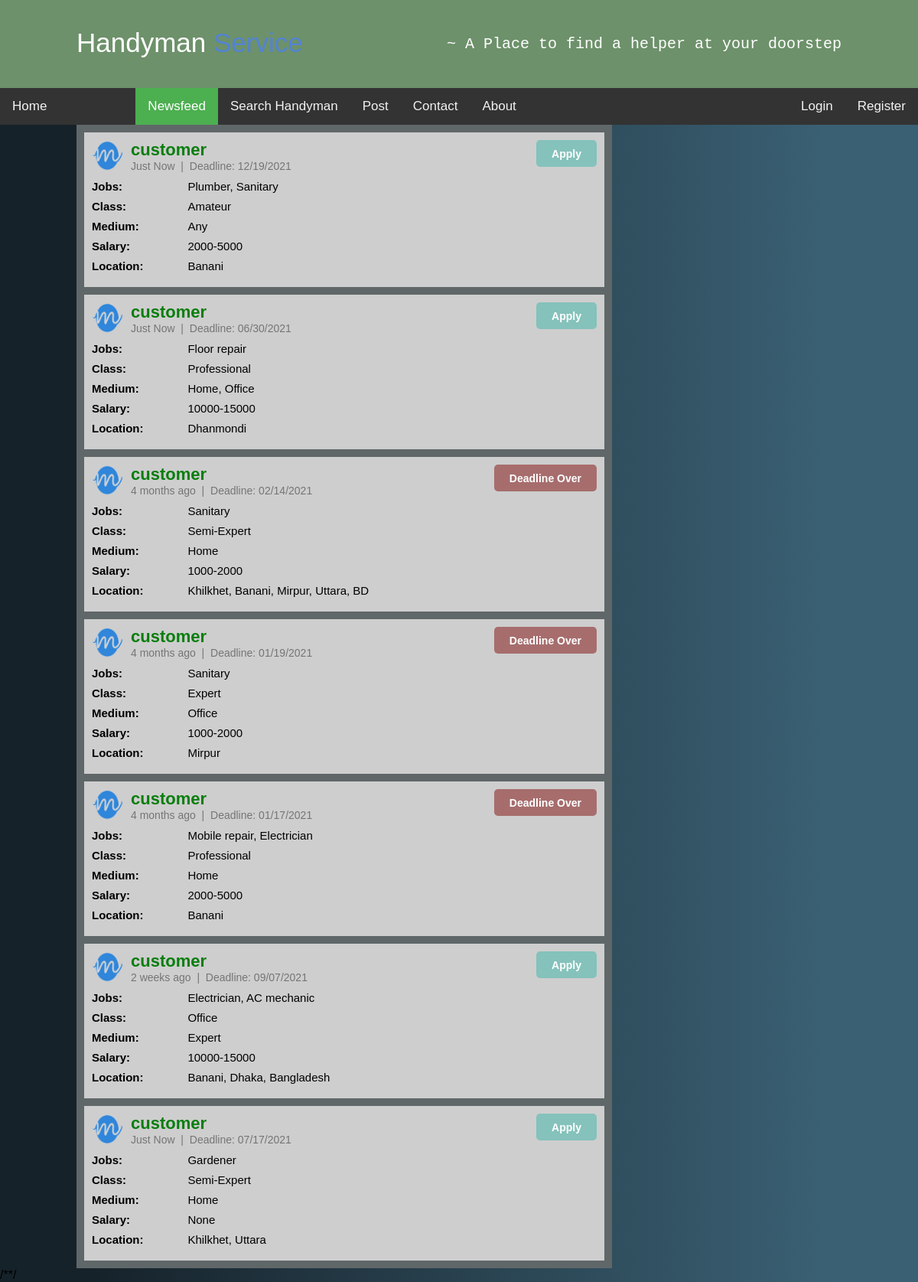
The page / on the database its author committed.
### tables this page shows
CREATE TABLE `post` (
  `id` int(11) NOT NULL,
  `postby_id` int(11) NOT NULL,
  `jobs` text NOT NULL,
  `class` text NOT NULL,
  `medium` varchar(20) NOT NULL,
  `salary` varchar(50) NOT NULL,
  `location` text NOT NULL,
  `post_time` timestamp NOT NULL DEFAULT current_timestamp() ON UPDATE current_timestamp(),
  `deadline` varchar(15) NOT NULL
);

CREATE TABLE `user` (
  `id` int(11) NOT NULL,
  `fullname` varchar(150) NOT NULL,
  `gender` varchar(6) NOT NULL,
  `email` varchar(40) NOT NULL,
  `phone` varchar(15) NOT NULL,
  `address` varchar(200) NOT NULL DEFAULT '',
  `pass` varchar(50) NOT NULL,
  `confirmcode` varchar(7) NOT NULL,
  `activation` varchar(3) NOT NULL DEFAULT '',
  `type` varchar(10) NOT NULL,
  `user_pic` text DEFAULT NULL,
  `last_logout` timestamp NOT NULL DEFAULT current_timestamp() ON UPDATE current_timestamp(),
  `online` varchar(5) NOT NULL DEFAULT 'no'
);

### inc/timeago.php (called while the page is built, shortened)
<?php
class timeago
{
    function time_ago($timestamp){
    $time_ago        = strtotime($timestamp);
    $current_time    = time();
    $time_difference = $current_time - $time_ago;
    $seconds         = $time_difference;
    $minutes = round($seconds / 60);
    $hours   = round($seconds / 3600);
    $days    = round($seconds / 86400);
    $weeks   = round($seconds / 604800);
    $months  = round($seconds / 2629440);
    $years   = round($seconds / 31553280);
    if ($seconds <= 60){
      return "Just Now";
    } else if ($minutes <= 60){
      if ($minutes == 1){
        return "1 min ago";
      } else {
        return "$minutes mins ago";
      }
    } else if ($hours <= 24){
      if ($hours == 1){
        return "1 hr ago";
      } else {
        return "$hours hrs ago";
      }
    } else if ($days <= 7){
      if ($days == 1){
        return "yesterday";
      } else {
        return "$days days ago";
      }
    } else if ($weeks <= 4.3){
      if ($weeks == 1){
        return "1 week ago";
      } else {
        return "$weeks weeks ago";
      }
    } else if ($months <= 12){
      if ($months == 1){
        return "1 month ago";
      } else {
        return "$months months ago";
      }
    } else {
      if ($years == 1){
        return "1 year ago";
      } else {
        return "$years years ago";
      }
    }
  }
}
?>

### index.php (the view, shortened to what this page needs)
<?php
 include ( "inc/connection.inc.php" );
if (!isset($_SESSION['user_login'])) {
	$user = "";
	$utype_db = "";
}
else {
	$user = $_SESSION['user_login'];
	$result = $con->query("SELECT * FROM user WHERE id='$user'");
		$get_user_name = $result->fetch_assoc();
			$uname_db = $get_user_name['fullname'];
			$utype_db = $get_user_name['type'];
}
include_once("inc/timeago.php");
$time = new timeago();
?>
<!DOCTYPE html>
<html>
<head>
	<link rel="stylesheet" type="text/css" href="css/style.css">
	<link href="css/footer.css" rel="stylesheet" type="text/css" media="all" />
	<link rel="stylesheet" type="text/css" href="css/homemenu.css">
    <link rel="stylesheet" href="https://maxcdn.bootstrapcdn.com/font-awesome/4.3.0/css/font-awesome.min.css">
</head>
<body class="body1">
<div>
	<div>
		<header class="header">
			<div class="header-cont">
				<?php
					include 'inc/banner.inc.php';
				?>
			</div>
		</header>
		</div>
		<div class="topnav">
			<a class="navlink" href="cover.php">Home</a>
			<a class="active navlink" href="index.php" style="margin: 0px 0px 0px 100px;">Newsfeed</a>
			<a class="navlink" href="search.php">Search Handyman</a>
			<?php
			if($utype_db == "handyman")
				{
				}else {
					echo '<a class="navlink" href="postform.php">Post</a>';
				}
			 ?>
			<a class="navlink" href="#contact">Contact</a>
			<a class="navlink" href="#about">About</a>
			<div style="float: right;" >
				<table>
					<tr>
						<?php
							if($user != ""){
								$resultnoti = $con->query("SELECT * FROM applied_post WHERE post_by='$user' AND customer_ck='no'");
								$resultnoti_cnt = $resultnoti->num_rows;
								if($resultnoti_cnt == 0){
									$resultnoti_cnt = "";
								}else{
									$resultnoti_cnt = '('.$resultnoti_cnt.')';
								}
								echo '<td>
							<a class="navlink" href="notification.php">Notification'.$resultnoti_cnt.'</a>
						</td>
								<td>
							<a class="navlink" href="profile.php?uid='.$user.'">'.$uname_db.'</a>
						</td>
						<td>
							<a class="navlink" href="logout.php">Logout</a>
						</td>';
							}else{
								echo '<td>
							<a class="navlink" href="login.php">Login</a>
						</td>
						<td>
							<a class="navlink" href="registration.php">Register</a>
						</td>';
							}
						?>
					</tr>
				</table>
			</div>
		</div>
	</div>
	<div class="nbody" style="margin: 0px 100px; overflow: hidden;">
		<div class="nfeedleft">
				<?php
					$todaydate = date("m/d/Y");
					$query = $con->query("SELECT * FROM post ORDER BY id DESC");
					while ($row = $query->fetch_assoc()) {
						$post_id = $row['id'];
						$postby_id = $row['postby_id'];
						$jobs = $row['jobs'];
						$jobs = str_replace(",", ", ", $jobs);
						$class = $row['class'];
						$class = str_replace(",", ", ", $class);
						$salary = $row['salary'];
						$location = $row['location'];
						$location = str_replace(",", ", ", $location);
						$post_time = $row['post_time'];
						$deadline = $row['deadline'];
						$medium = $row['medium'];
						$medium = str_replace(",", ", ", $medium);
						$query1 = $con->query("SELECT * FROM user WHERE id='$postby_id'");
						$user_fname = $query1->fetch_assoc();
						$uname_db = $user_fname['fullname'];
						$pro_pic_db = $user_fname['user_pic'];
						echo '
							<div class="nfbody">
							<div class="p_head">
							<div style="float: right;">';
								if($user!='' && $utype_db=='customer'){
								}else {
									if((strtotime($deadline) - strtotime($todaydate)) < 0){
										echo '
										<input type="submit" class="sub_button" style="margin: 0px; background-color: #a76d6d; cursor: default;" name="" value="Deadline Over" />';
									}else{
										$resultpostcheck = $con->query("SELECT * FROM applied_post WHERE post_id='$post_id' AND applied_by='$user'");
											$query_apply_cnt = $resultpostcheck->num_rows;
											if($query_apply_cnt > 0){
												echo '
											<input type="button" class="sub_button" style="margin: 0px; background-color: #a76d6d; cursor: default;" name="" value="Already Applied" />';
											}else{
											echo '<form action="viewpost.php?pid='.$post_id.'" method="post">
									<input type="submit" class="sub_button" style="margin: 0px;" name="" value="Apply" />
								</form>';
												}
									}
								}
							echo '</div>
							<div>
								<img src="image/profilepic/'.$pro_pic_db.'" width="41px" height="41px">
							</div>
							<div class="p_nmdate">
								<h4>'.$uname_db.'</h4>
								<h5 style="color: #757575;"><a class="c_ptime" href="viewpost.php?pid='.$post_id.'">'.$time->time_ago($post_time).'</a> &nbsp;|&nbsp; Deadline: '.$deadline.'</h5>
							</div>
						</div>
						<div class="p_body">
							<div class="itemrow">
					  			<div class="itemrowdiv1">
					  				<p><label>Jobs: </label></p>
					  			</div>
					  			<div class="itemrowdiv2">
					  				<span>'.$jobs.'</span>
					  			</div>
					  		</div>
							<div class="itemrow">
					  			<div class="itemrowdiv1">
					  				<label>Class: </label>
					  			</div>
					  			<div class="itemrowdiv2">
					  				<span>'.$class.'</span>
					  			</div>
					  		</div>
							<div class="itemrow">
					  			<div class="itemrowdiv1">
					  				<label>Medium: </label>
					  			</div>
					  			<div class="itemrowdiv2">
					  				<span>'.$medium.'</span>
					  			</div>
					  		</div>
							<div class="itemrow">
					  			<div class="itemrowdiv1">
					  				<label>Salary: </label>
					  			</div>
					  			<div class="itemrowdiv2">
					  				<span>'.$salary.'</span>
					  			</div>
					  		</div>
							<div class="itemrow">
					  			<div class="itemrowdiv1">
					  				<label>Location: </label>
					  			</div>
					  			<div class="itemrowdiv2">
					  				<span>'.$location.'</span>
					  			</div>
					  		</div>
						</div>
					</div>';
					}
				?>
		</div>
	</div>
/**/
</body>
</html>

### css/style.css (style rules this page uses)
body { width: 100%; margin: 0 auto; background-color: #a9d9bf; font-size: 14px; }
header { background-color: #99C3BD; height: 101px; }
.body1 { margin: 0 auto; font-family: Verdana, Geneva, sans-serif; }
.header { background-color:#6d916a; box-shadow:0 1px 1px #ccc; padding: 4px 100px; color: #ffffff; box-sizing: border-box; top:100px; -webkit-transition:top 0.3s; transition:top 0.3s; text-align: center; margin: 0 auto; height: 115px; top: 0; left: 0; z-index: 1; }
.topnav { overflow: hidden; background-color: #333; }
.topnav .navlink { float: left; display: block; color: #f2f2f2; text-align: center; padding: 14px 16px; text-decoration: none; font-size: 17px; }
.topnav .navlink.active { background-color: #4CAF50; color: white; }
.nfeedleft { float: left; width: 700px; background-color: #606769; }
.nfbody { background-color: #cecece; margin: 10px; padding: 10px; }
.p_head img { float: left; }
.p_nmdate { overflow: hidden; padding: 0 10px; font-weight: bold; font-size: 22px; }
.p_nmdate h4 { color: #087E0D; font-family: "Trebuchet MS", Helvetica, sans-serif; }
.p_nmdate h5 { font-size: 14px; font-weight: normal; }
.p_body { margin: 10px 0 0 0; font-size: 15px; }
.p_body p { font-weight: bold; }
.p_body span { font-weight: 200; }
.c_ptime { text-decoration: none; color: #757575; }
.itemrow { margin: 0 auto; width: 100%; padding-bottom: 9px; overflow: hidden; }
.itemrowdiv1 { width: 19%; float: left;font-weight: bold; }
.itemrowdiv2 { width: 80%; float: left; }
.sub_button { font-size: 14px; font-weight: 600; color: white; padding: 6px 20px; display: inline-block; float: right; text-decoration: none; height: 35px; -webkit-border-radius: 5px; -moz-border-radius: 5px; border-radius: 5px; background-color: #84c2bb; transition: all 0.1s linear 0s; top: 0px; position: relative; border: none; cursor: pointer; }

### css/footer.css (style rules this page uses)
html,body,div,span,applet,object,iframe,h1,h2,h3,h4,h5,h6,p,blockquote,pre,a,abbr,acronym,address,big,cite,code,del,dfn,em,img,ins,kbd,q,s,samp,small,strike,strong,sub,sup,tt,var,b,u,i,dl,dt,dd,ol,nav ul,nav li,fieldset,form,label,legend,table,caption,tbody,tfoot,thead,tr,th,td,article,aside,canvas,details,embed,figure,figcaption,footer,header,hgroup,menu,nav,output,ruby,section,summary,time,mark,audio,video { margin:0;padding:0;border:0;font-size:100%;font:inherit;vertical-align:baseline; }
article, aside, details, figcaption, figure,footer, header, hgroup, menu, nav, section { display: block; }
table { border-collapse:collapse;border-spacing:0; }
a { text-decoration:none; }

### css/homemenu.css (style rules this page uses)
body { background: -webkit-linear-gradient(90deg, #16222A 10%, #3A6073 90%); background: -moz-linear-gradient(90deg, #16222A 10%, #3A6073 90%); background: -ms-linear-gradient(90deg, #16222A 10%, #3A6073 90%); background: -o-linear-gradient(90deg, #16222A 10%, #3A6073 90%); background: linear-gradient(90deg, #16222A 10%, #3A6073 90%); }

### rows shown on the page
post: user.user_pic (picture), user.fullname "customer", post_time "Just Now", deadline "12/19/2021", jobs "Plumber, Sanitary", class "Amateur", medium "Any", salary "2000-5000", location "Banani"
post: user.user_pic (picture), user.fullname "customer", post_time "Just Now", deadline "06/30/2021", jobs "Floor repair", class "Professional", medium "Home, Office", salary "10000-15000", location "Dhanmondi"
post: user.user_pic (picture), user.fullname "customer", post_time "4 months ago", deadline "02/14/2021", jobs "Sanitary", class "Semi-Expert", medium "Home", salary "1000-2000", location "Khilkhet, Banani, Mirpur, Uttara, BD"
post: user.user_pic (picture), user.fullname "customer", post_time "4 months ago", deadline "01/19/2021", jobs "Sanitary", class "Expert", medium "Office", salary "1000-2000", location "Mirpur"
post: user.user_pic (picture), user.fullname "customer", post_time "4 months ago", deadline "01/17/2021", jobs "Mobile repair, Electrician", class "Professional", medium "Home", salary "2000-5000", location "Banani"
post: user.user_pic (picture), user.fullname "customer", post_time "2 weeks ago", deadline "09/07/2021", jobs "Electrician, AC mechanic", class "Office", medium "Expert", salary "10000-15000", location "Banani, Dhaka, Bangladesh"
post: user.user_pic (picture), user.fullname "customer", post_time "Just Now", deadline "07/17/2021", jobs "Gardener", class "Semi-Expert", medium "Home", salary "None", location "Khilkhet, Uttara"
